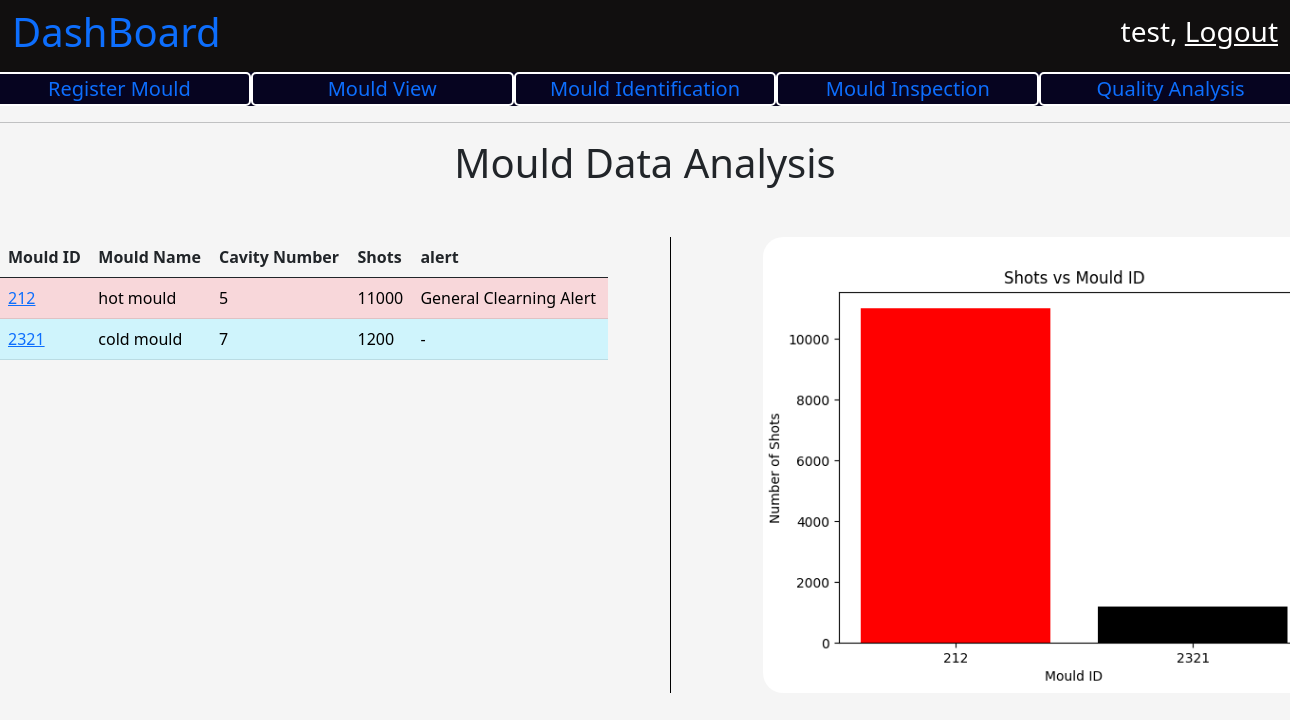
Before: / (signed in) with the older database file.
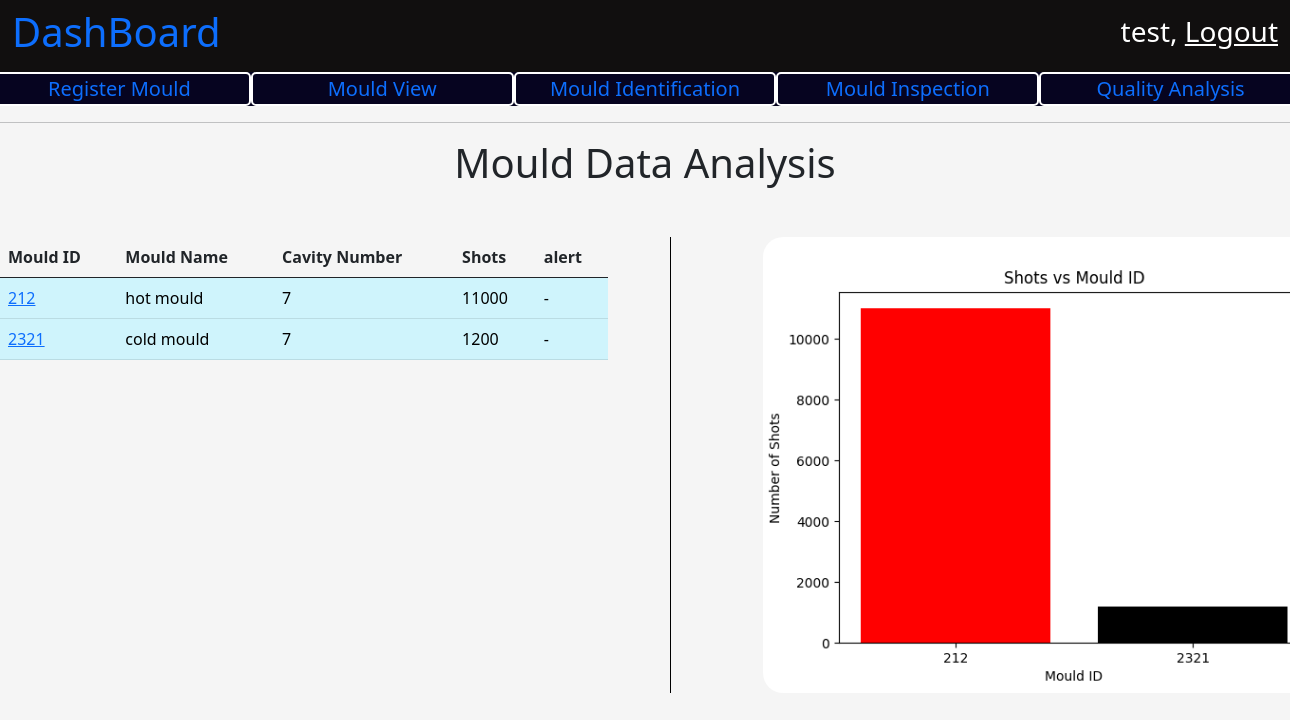
After: the same page with the newer database file.
### mould/models.py (models this page shows)
class Mould(models.Model):
    mould_id = models.IntegerField(primary_key=True)
    mould_name = models.CharField(max_length=200)
    cavity_number = models.IntegerField()
    registered_date = models.DateTimeField(auto_now_add=True)
    registered_by = models.ForeignKey(User, on_delete=models.PROTECT)
    general_maintaince_cleaning_threshold_value = models.IntegerField()
    preventive_maintaince_clearning_thresold_value = models.IntegerField()
    tool_life = models.IntegerField()
    present_count = models.IntegerField()
    moud_desc = models.CharField(max_length=100)
    order_number = models.CharField(max_length=100)
    raw_material = models.CharField(max_length=100)
    part_weight = models.FloatField()
    runner_weight = models.FloatField()
    tonnage = models.FloatField()
    cycle_time = models.FloatField()
    number_of_shots_per_day = models.IntegerField()
    def __str__(self):
        return str(self.mould_id)
    def general_alert(self):  # alert general cleaning.
        mould_status_data = MouldStatus.objects.filter(mould_id = self.mould_id)
        count = 0
        for mould in mould_status_data:
            count = count + mould.count_increment
        return self.general_maintaince_cleaning_threshold_value -count <= 500
    def preventive_maintance_alert(self): # preventive maintance alert function.
        mould_status_data = MouldStatus.objects.filter(mould_id = self.mould_id)
        count = 0
        for mould in mould_status_data:
            count = count + mould.count_increment
        return self.preventive_maintaince_clearning_thresold_value - count <= 500
    def tool_life_over_alert(self): # tool live over alert.
        mould_status_data = MouldStatus.objects.filter(mould_id = self.mould_id)
        count = 0
        for mould in mould_status_data:
            count = count + mould.count_increment
        return self.tool_life - count <= 500

### user_panel/views.py (the view)
# urls.py: path('', views.homePage, name = "homePage"),
@login_required
def homePage(request):
    context = {}
    print(request.user)
    context['user'] = request.user
    print("-----------------------")
    print(context['user'])
    mould_data = Mould.objects.all()
    print(type(mould_data))
    mould_data = list(mould_data)
    print(mould_data)
    main_point = -1
    for i in range(len(mould_data)):
        if mould_data[i].general_alert() is True:
            main_point += 1
            temp = mould_data[i]
            mould_data[i] = mould_data[main_point]
            mould_data[main_point] = temp
    graph_for_mould_number_vs_no_of_shots()
    context['mould_data'] = mould_data
    print("----------------------")
    return render(request, 'user_panel/user_dashboard.html', context)

### user_panel/views.py (called while the page is built)
def graph_for_mould_number_vs_no_of_shots():
    mould_data = Mould.objects.all()
    mould_id = []
    mould_shots_count = []
    bar_color = []
    color_list = ['black', 'red', 'green']
    for i in range(len(mould_data)):
        mould_id.append(mould_data[i].mould_id)
        mould_shots_count.append(mould_data[i].present_count)
        color_index = random.randint(0, 2)
        bar_color.append(color_list[color_index])
    mould_id.sort()
    plt.bar([str(i) for i in mould_id], mould_shots_count, color = bar_color)
    plt.title('Shots vs Mould ID')
    plt.xlabel('Mould ID')
    plt.ylabel('Number of Shots')
    print(mould_id)
    print(mould_shots_count)
    plt.savefig('user_panel/static/images/number_of_mould_vs_shots.png')
    plt.close()

### user_panel/templates/user_panel/user_dashboard.html (shortened to what this page needs)
{% extends 'base.html' %}
{% load static %}
{% block title %}
    <link
        rel="stylesheet"
        href="{% static 'css/dashboard.css' %}" >
{% endblock %}
{% block body_content %}
    <nav
        class="navbar navbar-light dashboard_nav">
        <div class="container-fluid dashboard_nav">
            <p class="h1 dashboard_title">
                <a href="{% url 'homePage' %}" style="text-decoration:None;">
                  DashBoard
                </a>
            </p>
            <div class="user_data">
                <p class="h3">
                    {{ request.user.first_name }},
                    <a href="{% url 'userLogout' %}">
                        Logout
                    </a>
                </p>
            </div>
        </div>
    </nav>
    <div class="optionBar">
        <div class="row">
            <div class="col">
                <a href="{% url 'MouldRegistration' %}">
                    Register Mould
                </a>
            </div>
            <div class="col">
                <a href="{% url 'MouldUpdate' %}">
                Mould View
                </a>
            </div>
             <div class="col">
                <a href="{% url "MouldSearch" %}">
                Mould Identification
                </a>
            </div>
             <div class="col">
                <a href="{% url 'Inspect' %}">
                Mould Inspection
                </a>
            </div>
            <div class="col">
                <a href="{% url 'MouldQuality' %}">
                Quality Analysis
                </a>
            </div>
        </div>
    </div>
    <hr/>
    <p class="h1 firstHeading" style="text-align : center;">
            Mould Data Analysis
    </p>
    <div class="MouldData">
        <div class="row">
            <div class="col">
               <table class="table">
                    <thead>
                        <tr>
                            <th scope="col">Mould ID</th>
                            <th scope="col">Mould Name</th>
                            <th scope="col">Cavity Number</th>
                            <th scope="col">Shots</th>
                            <th scope="col"> alert </th>
                        </tr>
                    </thead>
                    <tbody>
                        {% for mould in mould_data %}
                            {% if mould.general_alert %}
                                <tr class="table-danger">
                                    <td class="table-danger">
                                        <a href="mould/{{ mould.mould_id }}">
                                            {{ mould.mould_id }}
                                        </a>
                                    </td>
                                    <td class="table-danger">
                                        {{ mould.mould_name }}
                                    </td>
                                    <td class="table-danger">
                                        {{ mould.cavity_number }}
                                    </td>
                                    <td class="table-danger">
                                        {{ mould.present_count }}
                                    </td>
                                    <td class="table-danger">
                                        {% if mould.tool_life_over_alert %}
                                            Tool Life Over Alert
                                        {% elif mould.preventive_maintance_alert %}
                                            Prevetive Maitaince Alert
                                        {% else %}
                                            General Clearning Alert
                                        {% endif %}
                                    </td>
                                </tr>
                            {% else %}
                                <tr class="table-info">
                                    <td class="table-info">
                                        <a href="mould/{{ mould.mould_id }}">
                                            {{ mould.mould_id }}
                                        </a>
                                    </td>
                                    <td class="table-info">
                                        {{ mould.mould_name }}
                                    </td>
                                    <td class="table-info">
                                        {{ mould.cavity_number }}
                                    </td>
                                    <td class="table-info">
                                        {{ mould.present_count }}
                                    </td>
                                    <td class="table-info">
                                        -
                                    </td>
                                </tr>
                            {% endif %}
                        {% endfor %}
                    </tbody>
                </table>
            </div>
            <div class="col graphData">
                <img src="{% static 'images/number_of_mould_vs_shots.png' %}" class="img-fluid graphMouldImg" alt="...">
            </div>
        </div>
    </div>
{% endblock %}

### user/templates/base.html (shortened to what this page needs)
<!doctype html>
<html lang="en">
  <head>
    <link href="https://cdn.jsdelivr.net/npm/bootstrap@5.0.2/dist/css/bootstrap.min.css" rel="stylesheet">
        {% block title %}
        {% endblock %}
  </head>
  <body>
    {% block body_content %}{% endblock %}
  </body>
</html>

### user_panel/static/css/dashboard.css (style rules this page uses)
body { background-color: whitesmoke; }
nav.dashboard_nav { background-color: rgb(17, 15, 15); }
nav.dashboard_nav div.dashboard_nav { color : white; }
nav.dashboard_nav div.user_data p a { color: white; }
div.optionBar { background-color: rgb(6, 4, 32); }
div.optionBar div.row div.col { font-size: 20px; border : 2px solid white; border-radius: 5px; text-align: center; color:white; }
div.optionBar div.row div.col a { text-decoration: none; }
div.MouldData { margin-top : 50px; }
div.MouldData div.row div.graphData { border-left : 0.5px solid black; margin-left : 50px; }
div.MouldData div.row div.graphData img.graphMouldImg { margin-left : 80px; width: 700px; border-radius: 20px; }

Changed rows visible on the page:
changed Mould "hot mould": cavity_number "5" → "7"; general_maintaince_cleaning_threshold_value "General Clearning Alert" → "-"
